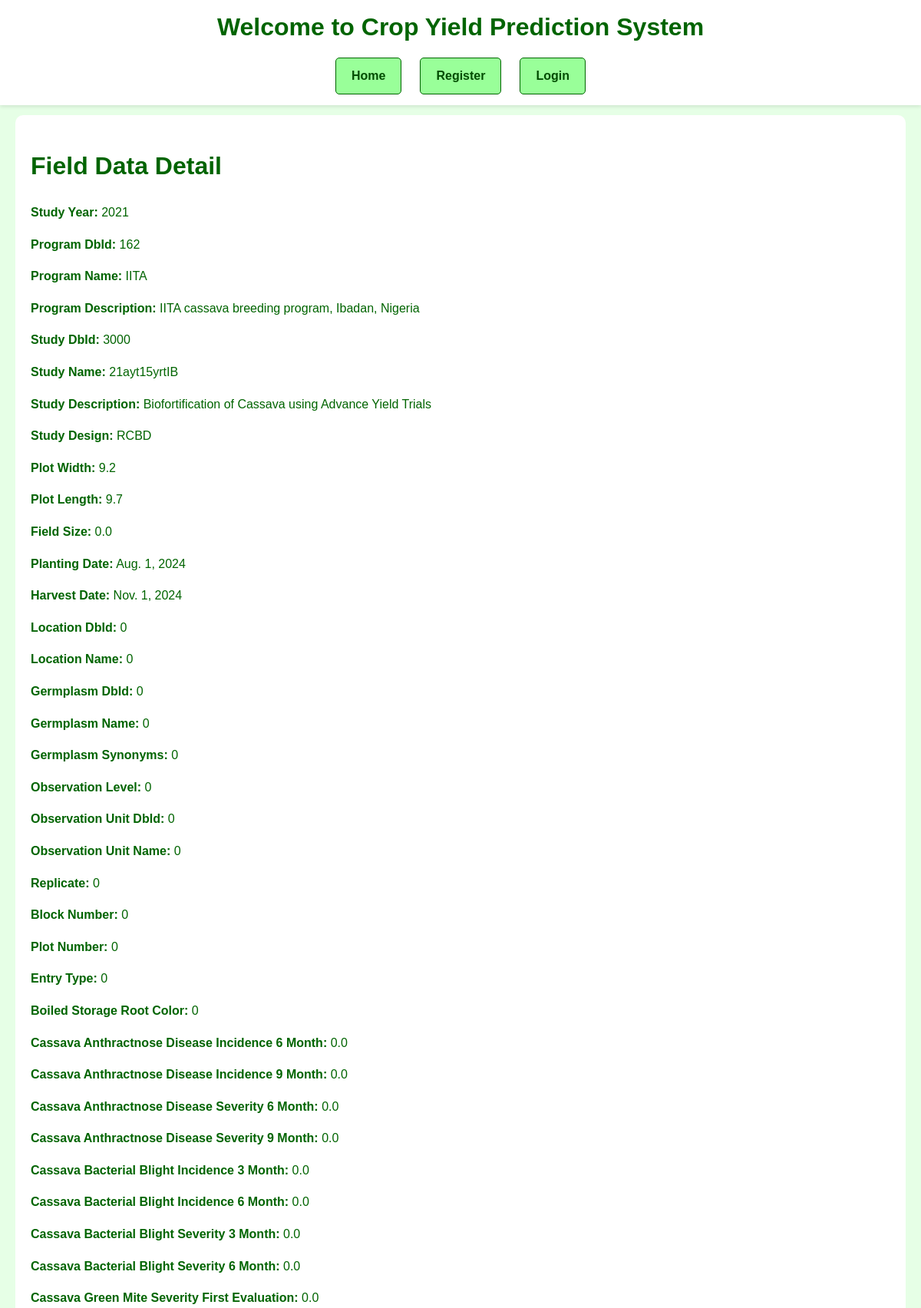
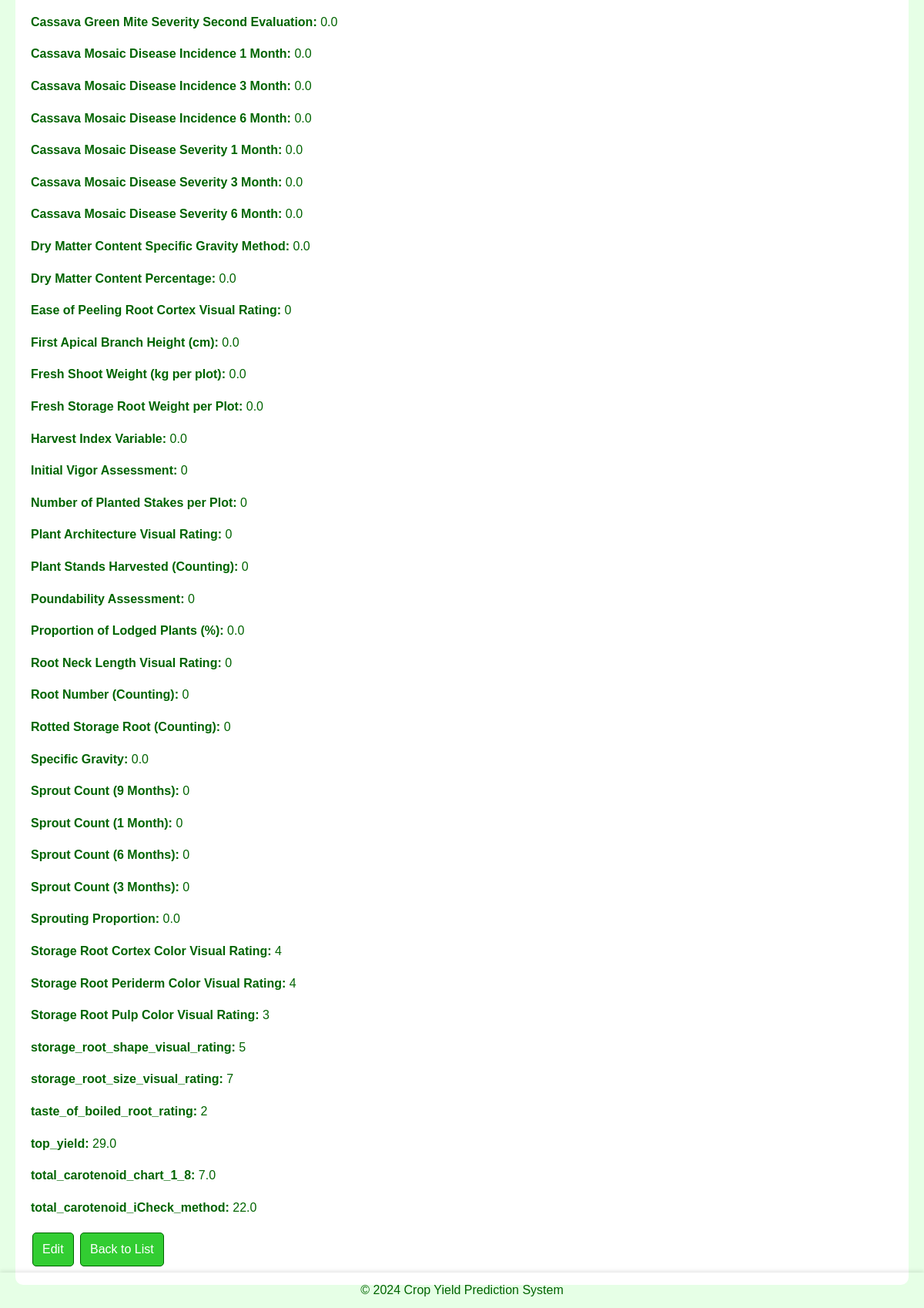
Screenshot of /fielddata/6/ (signed in) with the database file from the repository (2 pictures, top to bottom).
### django_nlp_integration/nlp_app/models.py (models this page shows, shortened)
class FieldData(models.Model):
    studyYear = models.IntegerField(default=0)
    programDbId = models.CharField(max_length=255, default='')
    programName = models.CharField(max_length=255, default='')
    programDescription = models.TextField(default='')
    studyDbId = models.CharField(max_length=255, default='')
    studyName = models.CharField(max_length=255, default='')
    studyDescription = models.TextField(default='')
    studyDesign = models.CharField(max_length=255, default='')
    plotWidth = models.FloatField(default=0.0)
    plotLength = models.FloatField(default=0.0)
    fieldSize = models.FloatField(default=0.0)
    plantingDate = models.DateField(default=date(2024, 1, 1))
    harvestDate = models.DateField(default=date(2024, 1, 1))
    locationDbId = models.CharField(max_length=255, default='')
    locationName = models.CharField(max_length=255, default='')
    germplasmDbId = models.CharField(max_length=255, default='')
    germplasmName = models.CharField(max_length=255, default='')
    germplasmSynonyms = models.CharField(max_length=255, blank=True, null=True, default='')
    observationLevel = models.CharField(max_length=255, default='')
    observationUnitDbId = models.CharField(max_length=255, default='')
    observationUnitName = models.CharField(max_length=255, default='')
    replicate = models.IntegerField(default=0)
    blockNumber = models.IntegerField(default=0)
    plotNumber = models.IntegerField(default=0)
    entryType = models.CharField(max_length=255, default='Unknown')
    boiled_storage_root_color = models.CharField(max_length=255, default='Unknown')
    cassava_anthractnose_disease_incidence_6_month = models.FloatField(default=0.0)
    cassava_anthractnose_disease_incidence_9_month = models.FloatField(default=0.0)
    cassava_anthractnose_disease_severity_6_month = models.FloatField(default=0.0)
    cassava_anthractnose_disease_severity_9_month = models.FloatField(default=0.0)
    cassava_bacterial_blight_incidence_3_month = models.FloatField(default=0.0)
    cassava_bacterial_blight_incidence_6_month = models.FloatField(default=0.0)
    cassava_bacterial_blight_severity_3_month = models.FloatField(default=0.0)
    cassava_bacterial_blight_severity_6_month = models.FloatField(default=0.0)
    cassava_green_mite_severity_first_evaluation = models.FloatField(default=0.0)
    cassava_green_mite_severity_second_evaluation = models.FloatField(default=0.0)
    cassava_mosaic_disease_incidence_1_month = models.FloatField(default=0.0)
    cassava_mosaic_disease_incidence_3_month = models.FloatField(default=0.0)
    cassava_mosaic_disease_incidence_6_month = models.FloatField(default=0.0)
    cassava_mosaic_disease_severity_1_month = models.FloatField(default=0.0)
    cassava_mosaic_disease_severity_3_month = models.FloatField(default=0.0)
    cassava_mosaic_disease_severity_6_month = models.FloatField(default=0.0)
    dry_matter_content_specific_gravity_method = models.FloatField(default=0.0)
    dry_matter_content_percentage = models.FloatField(default=0.0)
    ease_of_peeling_root_cortex_visual_rating = models.IntegerField(default=0)
    first_apical_branch_height_cm = models.FloatField(default=0.0)
    fresh_shoot_weight_kg_per_plot = models.FloatField(default=0.0)
    fresh_storage_root_weight_per_plot = models.FloatField(default=0.0)
    harvest_index_variable = models.FloatField(default=0.0)
    initial_vigor_assessment = models.IntegerField(default=0)
    number_of_planted_stakes_per_plot = models.IntegerField(default=0)
    plant_architecture_visual_rating = models.IntegerField(default=0)
    plant_stands_harvested_counting = models.IntegerField(default=0)
    poundability_assessment = models.IntegerField(default=0)
    proportion_lodged_plants_percentage = models.FloatField(default=0.0)
    root_neck_length_visual_rating = models.IntegerField(default=0)
    root_number_counting = models.IntegerField(default=0)
    rotted_storage_root_counting = models.IntegerField(default=0)
    specific_gravity = models.FloatField(default=0.0)
    sprout_count_nine_month = models.IntegerField(default=0)
    sprout_count_one_month = models.IntegerField(default=0)
    sprout_count_six_month = models.IntegerField(default=0)
    sprout_count_three_month = models.IntegerField(default=0)
    sprouting_proportion = models.FloatField(default=0.0)
    storage_root_cortex_color_visual_rating = models.IntegerField(default=0)
    storage_root_periderm_color_visual_rating = models.IntegerField(default=0)
    storage_root_pulp_color_visual_rating = models.IntegerField(default=0)
    storage_root_shape_visual_rating = models.IntegerField(default=0)
    storage_root_size_visual_rating = models.IntegerField(default=0)
    taste_of_boiled_root_rating = models.IntegerField(default=0)
    top_yield = models.FloatField(default=0.0)
    total_carotenoid_chart_1_8 = models.FloatField(default=0.0)
    total_carotenoid_iCheck_method = models.FloatField(default=0.0)

### django_nlp_integration/nlp_app/views.py (the view)
# urls.py: path('fielddata/<int:pk>/', views.fielddata_detail, name='fielddata_detail'),
@login_required
def fielddata_detail(request, pk):
    fielddata = get_object_or_404(FieldData, pk=pk)
    return render(request, 'nlp_app/fielddata_detail.html', {'fielddata': fielddata})

### django_nlp_integration/nlp_app/templates/nlp_app/fielddata_detail.html (shortened to what this page needs)
{% extends 'base_generic.html' %}
{% block content %}
<!DOCTYPE html>
<html>
<head>
</head>
<body>
    <h1>Field Data Detail</h1>
    <p><strong>Study Year:</strong> {{ fielddata.studyYear }}</p>
    <p><strong>Program DbId:</strong> {{ fielddata.programDbId }}</p>
    <p><strong>Program Name:</strong> {{ fielddata.programName }}</p>
    <p><strong>Program Description:</strong> {{ fielddata.programDescription }}</p>
    <p><strong>Study DbId:</strong> {{ fielddata.studyDbId }}</p>
    <p><strong>Study Name:</strong> {{ fielddata.studyName }}</p>
    <p><strong>Study Description:</strong> {{ fielddata.studyDescription }}</p>
    <p><strong>Study Design:</strong> {{ fielddata.studyDesign }}</p>
    <p><strong>Plot Width:</strong> {{ fielddata.plotWidth }}</p>
    <p><strong>Plot Length:</strong> {{ fielddata.plotLength }}</p>
    <p><strong>Field Size:</strong> {{ fielddata.fieldSize }}</p>
    <p><strong>Planting Date:</strong> {{ fielddata.plantingDate }}</p>
    <p><strong>Harvest Date:</strong> {{ fielddata.harvestDate }}</p>
    <p><strong>Location DbId:</strong> {{ fielddata.locationDbId }}</p>
    <p><strong>Location Name:</strong> {{ fielddata.locationName }}</p>
    <p><strong>Germplasm DbId:</strong> {{ fielddata.germplasmDbId }}</p>
    <p><strong>Germplasm Name:</strong> {{ fielddata.germplasmName }}</p>
    <p><strong>Germplasm Synonyms:</strong> {{ fielddata.germplasmSynonyms }}</p>
    <p><strong>Observation Level:</strong> {{ fielddata.observationLevel }}</p>
    <p><strong>Observation Unit DbId:</strong> {{ fielddata.observationUnitDbId }}</p>
    <p><strong>Observation Unit Name:</strong> {{ fielddata.observationUnitName }}</p>
    <p><strong>Replicate:</strong> {{ fielddata.replicate }}</p>
    <p><strong>Block Number:</strong> {{ fielddata.blockNumber }}</p>
    <p><strong>Plot Number:</strong> {{ fielddata.plotNumber }}</p>
    <p><strong>Entry Type:</strong> {{ fielddata.entryType }}</p>
    <p><strong>Boiled Storage Root Color:</strong> {{ fielddata.boiled_storage_root_color }}</p>
    <p><strong>Cassava Anthractnose Disease Incidence 6 Month:</strong> {{ fielddata.cassava_anthractnose_disease_incidence_6_month }}</p>
    <p><strong>Cassava Anthractnose Disease Incidence 9 Month:</strong> {{ fielddata.cassava_anthractnose_disease_incidence_9_month }}</p>
    <p><strong>Cassava Anthractnose Disease Severity 6 Month:</strong> {{ fielddata.cassava_anthractnose_disease_severity_6_month }}</p>
    <p><strong>Cassava Anthractnose Disease Severity 9 Month:</strong> {{ fielddata.cassava_anthractnose_disease_severity_9_month }}</p>
    <p><strong>Cassava Bacterial Blight Incidence 3 Month:</strong> {{ fielddata.cassava_bacterial_blight_incidence_3_month }}</p>
    <p><strong>Cassava Bacterial Blight Incidence 6 Month:</strong> {{ fielddata.cassava_bacterial_blight_incidence_6_month }}</p>
    <p><strong>Cassava Bacterial Blight Severity 3 Month:</strong> {{ fielddata.cassava_bacterial_blight_severity_3_month }}</p>
    <p><strong>Cassava Bacterial Blight Severity 6 Month:</strong> {{ fielddata.cassava_bacterial_blight_severity_6_month }}</p>
    <p><strong>Cassava Green Mite Severity First Evaluation:</strong> {{ fielddata.cassava_green_mite_severity_first_evaluation }}</p>
    <p><strong>Cassava Green Mite Severity Second Evaluation:</strong> {{ fielddata.cassava_green_mite_severity_second_evaluation }}</p>
    <p><strong>Cassava Mosaic Disease Incidence 1 Month:</strong> {{ fielddata.cassava_mosaic_disease_incidence_1_month }}</p>
    <p><strong>Cassava Mosaic Disease Incidence 3 Month:</strong> {{ fielddata.cassava_mosaic_disease_incidence_3_month }}</p>
    <p><strong>Cassava Mosaic Disease Incidence 6 Month:</strong> {{ fielddata.cassava_mosaic_disease_incidence_6_month }}</p>
    <p><strong>Cassava Mosaic Disease Severity 1 Month:</strong> {{ fielddata.cassava_mosaic_disease_severity_1_month }}</p>
    <p><strong>Cassava Mosaic Disease Severity 3 Month:</strong> {{ fielddata.cassava_mosaic_disease_severity_3_month }}</p>
    <p><strong>Cassava Mosaic Disease Severity 6 Month:</strong> {{ fielddata.cassava_mosaic_disease_severity_6_month }}</p>
    <p><strong>Dry Matter Content Specific Gravity Method:</strong> {{ fielddata.dry_matter_content_specific_gravity_method }}</p>
    <p><strong>Dry Matter Content Percentage:</strong> {{ fielddata.dry_matter_content_percentage }}</p>
    <p><strong>Ease of Peeling Root Cortex Visual Rating:</strong> {{ fielddata.ease_of_peeling_root_cortex_visual_rating }}</p>
    <p><strong>First Apical Branch Height (cm):</strong> {{ fielddata.first_apical_branch_height_cm }}</p>
    <p><strong>Fresh Shoot Weight (kg per plot):</strong> {{ fielddata.fresh_shoot_weight_kg_per_plot }}</p>
    <p><strong>Fresh Storage Root Weight per Plot:</strong> {{ fielddata.fresh_storage_root_weight_per_plot }}</p>
    <p><strong>Harvest Index Variable:</strong> {{ fielddata.harvest_index_variable }}</p>
    <p><strong>Initial Vigor Assessment:</strong> {{ fielddata.initial_vigor_assessment }}</p>
    <p><strong>Number of Planted Stakes per Plot:</strong> {{ fielddata.number_of_planted_stakes_per_plot }}</p>
    <p><strong>Plant Architecture Visual Rating:</strong> {{ fielddata.plant_architecture_visual_rating }}</p>
    <p><strong>Plant Stands Harvested (Counting):</strong> {{ fielddata.plant_stands_harvested_counting }}</p>
    <p><strong>Poundability Assessment:</strong> {{ fielddata.poundability_assessment }}</p>
    <p><strong>Proportion of Lodged Plants (%):</strong> {{ fielddata.proportion_lodged_plants_percentage }}</p>
    <p><strong>Root Neck Length Visual Rating:</strong> {{ fielddata.root_neck_length_visual_rating }}</p>
    <p><strong>Root Number (Counting):</strong> {{ fielddata.root_number_counting }}</p>
    <p><strong>Rotted Storage Root (Counting):</strong> {{ fielddata.rotted_storage_root_counting }}</p>
    <p><strong>Specific Gravity:</strong> {{ fielddata.specific_gravity }}</p>
    <p><strong>Sprout Count (9 Months):</strong> {{ fielddata.sprout_count_nine_month }}</p>
    <p><strong>Sprout Count (1 Month):</strong> {{ fielddata.sprout_count_one_month }}</p>
    <p><strong>Sprout Count (6 Months):</strong> {{ fielddata.sprout_count_six_month }}</p>
    <p><strong>Sprout Count (3 Months):</strong> {{ fielddata.sprout_count_three_month }}</p>
    <p><strong>Sprouting Proportion:</strong> {{ fielddata.sprouting_proportion }}</p>
    <p><strong>Storage Root Cortex Color Visual Rating:</strong> {{ fielddata.storage_root_cortex_color_visual_rating }}</p>
    <p><strong>Storage Root Periderm Color Visual Rating:</strong> {{ fielddata.storage_root_periderm_color_visual_rating }}</p>
    <p><strong>Storage Root Pulp Color Visual Rating:</strong> {{ fielddata.storage_root_pulp_color_visual_rating }}</p>
    <p><strong>storage_root_shape_visual_rating:</strong> {{ fielddata.storage_root_shape_visual_rating }}</p>
    <p><strong>storage_root_size_visual_rating:</strong> {{ fielddata.storage_root_size_visual_rating }}</p>
    <p><strong>taste_of_boiled_root_rating:</strong> {{ fielddata.taste_of_boiled_root_rating }}</p>
    <p><strong>top_yield:</strong> {{ fielddata.top_yield }}</p>
    <p><strong>total_carotenoid_chart_1_8:</strong> {{ fielddata.total_carotenoid_chart_1_8 }}</p>
    <p><strong>total_carotenoid_iCheck_method:</strong> {{ fielddata.total_carotenoid_iCheck_method }}</p>
    <a href="{% url 'fielddata_update' fielddata.pk %}" class="btn">Edit</a>
    <a href="{% url 'fielddata_list' %}" class="btn">Back to List</a>
</body>
</html>
{% endblock %}

### static/css/global.css (style rules this page uses)
body { background-color: #f0fff0; color: #006400; font-family: 'Arial', sans-serif; margin: 0; padding: 0; line-height: 1.6; }
.btn { display: inline-block; padding: 8px 12px; background-color: #32cd32; color: white; text-align: center; text-decoration: none; border-radius: 5px; margin: 4px 2px; transition: background-color 0.3s ease, transform 0.2s ease; border: 1px solid #006400; }

### rows the page displays
FieldData: studyYear "2021", programDbId "162", programName "IITA", programDescription "IITA cassava breeding program, Ibadan, Nigeria", studyDbId "3000", studyName "21ayt15yrtIB", studyDescription "Biofortification of Cassava using Advance Yield Trials", studyDesign "RCBD", plotWidth "9.2", plotLength "9.7", fieldSize "0.0", plantingDate "Aug. 1, 2024", harvestDate "Nov. 1, 2024", locationDbId "0", locationName "0", germplasmDbId "0", germplasmName "0", germplasmSynonyms "0", observationLevel "0", observationUnitDbId "0", observationUnitName "0", replicate "0", blockNumber "0", plotNumber "0", entryType "0", boiled_storage_root_color "0", cassava_anthractnose_disease_incidence_6_month "0.0", cassava_anthractnose_disease_incidence_9_month "0.0", cassava_anthractnose_disease_severity_6_month "0.0", cassava_anthractnose_disease_severity_9_month "0.0", cassava_bacterial_blight_incidence_3_month "0.0", cassava_bacterial_blight_incidence_6_month "0.0", cassava_bacterial_blight_severity_3_month "0.0", cassava_bacterial_blight_severity_6_month "0.0", cassava_green_mite_severity_first_evaluation "0.0", cassava_green_mite_severity_second_evaluation "0.0", cassava_mosaic_disease_incidence_1_month "0.0", cassava_mosaic_disease_incidence_3_month "0.0", cassava_mosaic_disease_incidence_6_month "0.0", cassava_mosaic_disease_severity_1_month "0.0", cassava_mosaic_disease_severity_3_month "0.0", cassava_mosaic_disease_severity_6_month "0.0", dry_matter_content_specific_gravity_method "0.0", dry_matter_content_percentage "0.0", ease_of_peeling_root_cortex_visual_rating "0", first_apical_branch_height_cm "0.0", fresh_shoot_weight_kg_per_plot "0.0", fresh_storage_root_weight_per_plot "0.0", harvest_index_variable "0.0", initial_vigor_assessment "0", number_of_planted_stakes_per_plot "0", plant_architecture_visual_rating "0", plant_stands_harvested_counting "0", poundability_assessment "0", proportion_lodged_plants_percentage "0.0", root_neck_length_visual_rating "0", root_number_counting "0", rotted_storage_root_counting "0", specific_gravity "0.0", sprout_count_nine_month "0", sprout_count_one_month "0", sprout_count_six_month "0", sprout_count_three_month "0", sprouting_proportion "0.0", storage_root_cortex_color_visual_rating "4", storage_root_periderm_color_visual_rating "4", storage_root_pulp_color_visual_rating "3", storage_root_shape_visual_rating "5", storage_root_size_visual_rating "7", taste_of_boiled_root_rating "2", top_yield "29.0", total_carotenoid_chart_1_8 "7.0", total_carotenoid_iCheck_method "22.0"
